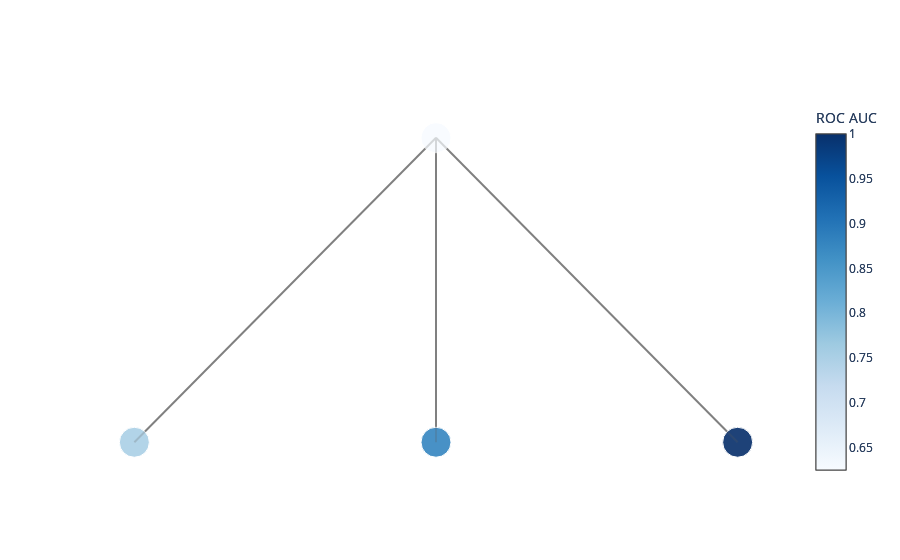

Notebook source saved alongside this figure:
### Code cell
import plotly.graph_objects as go
import numpy as np

def plot_binary_tree(node_scores, node_sizes):
    if len(node_scores) != 4 or len(node_sizes) != 4:
        print("Please provide the color and size for all 4 nodes!")
        return

    # Define node positions for 1 root and 3 children
    x = [0, -1, 0, 1]
    y = [1, 0, 0, 0]

    # Create node traces
    nodes_trace = go.Scatter(
        x=x,
        y=y,
        mode="markers+text",
        marker=dict(
            size=node_sizes, 
            color=node_scores, 
            colorscale="Blues",
            colorbar=dict(title="ROC AUC"), 
            showscale=True,
        ),
        textposition="top center",
        showlegend=False,
    )

    fig = go.Figure(nodes_trace)

    # Define lines connecting the root to each of the 3 children
    lines = [
        ((x[0], y[0]), (x[1], y[1])),
        ((x[0], y[0]), (x[2], y[2])),
        ((x[0], y[0]), (x[3], y[3]))
    ]

    for idx, (start, end) in enumerate(lines, 1):
        x_values = [start[0], end[0], None]
        y_values = [start[1], end[1], None]
        line_trace = go.Scatter(
            x=x_values,
            y=y_values,
            mode="lines",
            line=dict(color="gray"),
            showlegend=False,
        )
        fig.add_trace(line_trace)

    fig.add_trace(nodes_trace)

    # Adjust layout settings to remove background and axes
    fig.update_layout(
        plot_bgcolor="rgba(200, 200, 200, 0)",  # Transparent background
        paper_bgcolor="rgba(200, 200, 200, 0)",  # Transparent surrounding area
        xaxis=dict(showgrid=False, zeroline=False, showticklabels=False),
        yaxis=dict(showgrid=False, zeroline=False, showticklabels=False),
    )

    fig.show()
    fig.write_image("tree3.png")

# Example usage:
scores = np.array([10, 20, 30, 40])
scores = scores / (np.max(scores)*2) + .5  # Normalize scores to be between 0 and 1
sizes = 4*[30]

plot_binary_tree(scores, sizes)

### Figure 1 — Plotly figure (JSON) as saved in the notebook; plotly's stock layout.template omitted (floating-point values rounded to 4 significant figures)
{"data": [{"marker": {"color": [0.625, 0.75, 0.875, 1], "colorbar": {"title": {"text": "ROC AUC"}}, "colorscale": [[0, "rgb(247,251,255)"], [0.125, "rgb(222,235,247)"], [0.25, "rgb(198,219,239)"], [0.375, "rgb(158,202,225)"], [0.5, "rgb(107,174,214)"], [0.625, "rgb(66,146,198)"], [0.75, "rgb(33,113,181)"], [0.875, "rgb(8,81,156)"], [1, "rgb(8,48,107)"]], "showscale": true, "size": [30, 30, 30, 30]}, "mode": "markers+text", "showlegend": false, "textposition": "top center", "type": "scatter", "x": [0, -1, 0, 1], "y": [1, 0, 0, 0]}, {"line": {"color": "gray"}, "mode": "lines", "showlegend": false, "type": "scatter", "x": [0, -1, null], "y": [1, 0, null]}, {"line": {"color": "gray"}, "mode": "lines", "showlegend": false, "type": "scatter", "x": [0, 0, null], "y": [1, 0, null]}, {"line": {"color": "gray"}, "mode": "lines", "showlegend": false, "type": "scatter", "x": [0, 1, null], "y": [1, 0, null]}, {"marker": {"color": [0.625, 0.75, 0.875, 1], "colorbar": {"title": {"text": "ROC AUC"}}, "colorscale": [[0, "rgb(247,251,255)"], [0.125, "rgb(222,235,247)"], [0.25, "rgb(198,219,239)"], [0.375, "rgb(158,202,225)"], [0.5, "rgb(107,174,214)"], [0.625, "rgb(66,146,198)"], [0.75, "rgb(33,113,181)"], [0.875, "rgb(8,81,156)"], [1, "rgb(8,48,107)"]], "showscale": true, "size": [30, 30, 30, 30]}, "mode": "markers+text", "showlegend": false, "textposition": "top center", "type": "scatter", "x": [0, -1, 0, 1], "y": [1, 0, 0, 0]}], "layout": {"paper_bgcolor": "rgba(200, 200, 200, 0)", "plot_bgcolor": "rgba(200, 200, 200, 0)", "xaxis": {"showgrid": false, "showticklabels": false, "zeroline": false}, "yaxis": {"showgrid": false, "showticklabels": false, "zeroline": false}}}
